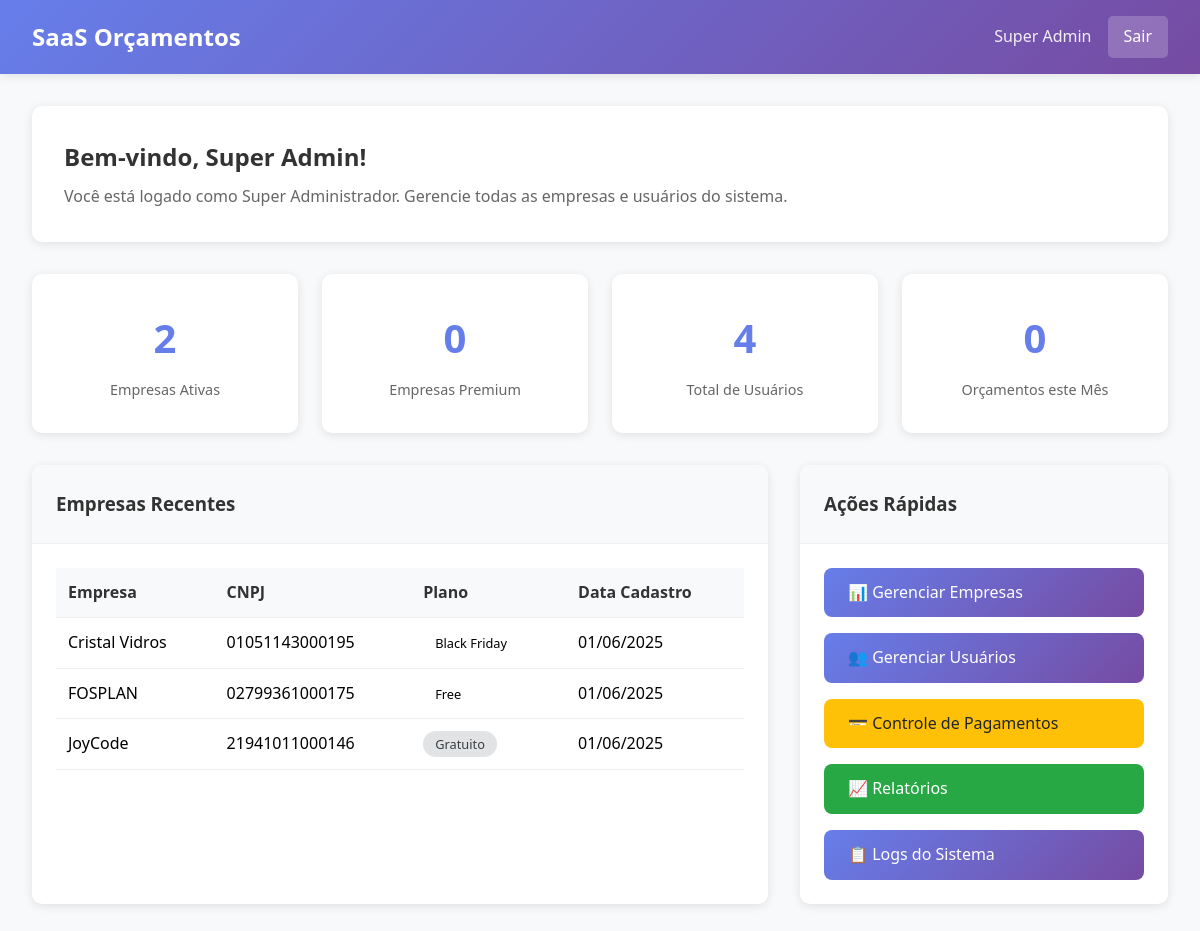
Page /dashboard.php (signed in) on the committed database.
### tables this page shows
CREATE TABLE `empresas` (
  `id` int NOT NULL AUTO_INCREMENT,
  `razao_social` varchar(200) NOT NULL,
  `nome_fantasia` varchar(200) DEFAULT NULL,
  `cnpj` varchar(18) NOT NULL,
  `email` varchar(100) NOT NULL,
  `telefone` varchar(20) DEFAULT NULL,
  `endereco` text,
  `cidade` varchar(100) DEFAULT NULL,
  `estado` varchar(2) DEFAULT NULL,
  `cep` varchar(10) DEFAULT NULL,
  `plano` varchar(100) DEFAULT NULL,
  `limite_orcamentos` int DEFAULT '10',
  `orcamentos_utilizados` int DEFAULT '0',
  `data_vencimento` date DEFAULT NULL,
  `ativo` tinyint(1) DEFAULT '1',
  `data_criacao` timestamp NULL DEFAULT CURRENT_TIMESTAMP,
  `data_atualizacao` timestamp NULL DEFAULT CURRENT_TIMESTAMP ON UPDATE CURRENT_TIMESTAMP,
  PRIMARY KEY (`id`),
  UNIQUE KEY `cnpj` (`cnpj`),
  KEY `idx_empresas_cnpj` (`cnpj`)
);

### public/dashboard.php (the view, shortened to what this page needs)
<?php
$database = new Database();
$conn = $database->getConnection();
$stats = [];
if ($_SESSION['user_type'] == 'super_admin') {
    $query = "SELECT
                (SELECT COUNT(*) FROM empresas WHERE ativo = 1) as total_empresas,
                (SELECT COUNT(*) FROM empresas WHERE plano = 'premium' AND ativo = 1) as empresas_premium,
                (SELECT COUNT(*) FROM usuarios WHERE tipo IN ('admin_empresa', 'colaborador') AND ativo = 1) as total_usuarios,
                (SELECT COUNT(*) FROM orcamentos WHERE MONTH(data_criacao) = MONTH(CURRENT_DATE)) as orcamentos_mes,
                (SELECT SUM(valor_total) FROM orcamentos WHERE status = 'aprovado' AND MONTH(data_criacao) = MONTH(CURRENT_DATE)) as faturamento_mes";
    $stmt = $conn->prepare($query);
    $stmt->execute();
    $stats = $stmt->fetch();
    $query = "SELECT razao_social, cnpj, data_criacao, plano FROM empresas ORDER BY data_criacao DESC LIMIT 5";
    $stmt = $conn->prepare($query);
    $stmt->execute();
    $empresas_recentes = $stmt->fetchAll();
}
?>
<!DOCTYPE html>
<html lang="pt-BR">
<head>
</head>
<body>
    <div class="header">
        <div class="header-content">
            <h1><?php echo SITE_NAME; ?></h1>
            <div class="user-info">
                <span><?php echo htmlspecialchars($_SESSION['user_name']); ?></span>
                <a href="?logout=1" class="btn-logout">Sair</a>
            </div>
        </div>
    </div>
    <div class="container">
        <div class="welcome">
            <h2>Bem-vindo, <?php echo htmlspecialchars($_SESSION['user_name']); ?>!</h2>
            <p>
                <?php if ($_SESSION['user_type'] == 'super_admin'): ?>
                    Você está logado como Super Administrador. Gerencie todas as empresas e usuários do sistema.
                <?php else: ?>
                    Você está logado como <?php echo $_SESSION['user_type'] == 'admin_empresa' ? 'Administrador' : 'Colaborador'; ?>
                    da empresa <?php echo htmlspecialchars($_SESSION['empresa_nome']); ?>.
                <?php endif; ?>
            </p>
        </div>
        <div class="stats-grid">
            <?php if ($_SESSION['user_type'] == 'super_admin'): ?>
                <div class="stat-card">
                    <div class="stat-value"><?php echo number_format($stats['total_empresas']); ?></div>
                    <div class="stat-label">Empresas Ativas</div>
                </div>
                <div class="stat-card">
                    <div class="stat-value"><?php echo number_format($stats['empresas_premium']); ?></div>
                    <div class="stat-label">Empresas Premium</div>
                </div>
                <div class="stat-card">
                    <div class="stat-value"><?php echo number_format($stats['total_usuarios']); ?></div>
                    <div class="stat-label">Total de Usuários</div>
                </div>
                <div class="stat-card">
                    <div class="stat-value"><?php echo number_format($stats['orcamentos_mes']); ?></div>
                    <div class="stat-label">Orçamentos este Mês</div>
                </div>
            <?php endif; ?>
        </div>
        <div class="content-grid">
            <div class="card">
                <div class="card-header">
                    <h3>
                        <?php if ($_SESSION['user_type'] == 'super_admin'): ?>
                            Empresas Recentes
                        <?php else: ?>
                            Orçamentos Recentes
                        <?php endif; ?>
                    </h3>
                </div>
                <div class="card-body">
                    <?php if ($_SESSION['user_type'] == 'super_admin'): ?>
                        <?php if (!empty($empresas_recentes)): ?>
                            <table class="table">
                                <thead>
                                    <tr>
                                        <th>Empresa</th>
                                        <th>CNPJ</th>
                                        <th>Plano</th>
                                        <th>Data Cadastro</th>
                                    </tr>
                                </thead>
                                <tbody>
                                    <?php foreach ($empresas_recentes as $empresa): ?>
                                        <tr>
                                            <td><?php echo htmlspecialchars($empresa['razao_social']); ?></td>
                                            <td><?php echo htmlspecialchars($empresa['cnpj']); ?></td>
                                            <td>
                                                <span class="plano-badge plano-<?php echo $empresa['plano']; ?>">
                                                    <?php echo ucfirst($empresa['plano']); ?>
                                                </span>
                                            </td>
                                            <td><?php echo date('d/m/Y', strtotime($empresa['data_criacao'])); ?></td>
                                        </tr>
                                    <?php endforeach; ?>
                                </tbody>
                            </table>
                        <?php else: ?>
                            <div class="no-data">
                                <p>Nenhuma empresa cadastrada ainda.</p>
                            </div>
                        <?php endif; ?>
                    <?php endif; ?>
                </div>
            </div>
            <div class="card">
                <div class="card-header">
                    <h3>Ações Rápidas</h3>
                </div>
                <div class="card-body">
                    <?php if ($_SESSION['user_type'] == 'super_admin'): ?>
                        <div style="display: flex; flex-direction: column; gap: 1rem;">
                            <a href="admin/empresas.php" class="btn btn-primary">
                                📊 Gerenciar Empresas
                            </a>
                            <a href="admin/usuarios.php" class="btn btn-primary">
                                👥 Gerenciar Usuários
                            </a>
                            <a href="admin/pagamentos.php" class="btn btn-warning">
                                💳 Controle de Pagamentos
                            </a>
                            <a href="admin/relatorios.php" class="btn btn-success">
                                📈 Relatórios
                            </a>
                            <a href="admin/logs.php" class="btn btn-primary">
                                📋 Logs do Sistema
                            </a>
                        </div>
                    <?php endif; ?>
                </div>
            </div>
        </div>
    </div>
</body>
</html>

### public/dashboard.php (style rules this page uses)
* { margin: 0; padding: 0; box-sizing: border-box; }
body { font-family: 'Segoe UI', Tahoma, Geneva, Verdana, sans-serif; background-color: #f8f9fa; line-height: 1.6; }
.header { background: linear-gradient(135deg, #667eea 0%, #764ba2 100%); color: white; padding: 1rem 0; box-shadow: 0 2px 10px rgba(0,0,0,0.1); }
.header-content { max-width: 1200px; margin: 0 auto; padding: 0 2rem; display: flex; justify-content: space-between; align-items: center; }
.header h1 { font-size: 1.5rem; }
.user-info { display: flex; align-items: center; gap: 1rem; }
.user-info span { opacity: 0.9; }
.btn-logout { background: rgba(255,255,255,0.2); color: white; border: none; padding: 0.5rem 1rem; border-radius: 5px; cursor: pointer; text-decoration: none; transition: background 0.3s; }
.container { max-width: 1200px; margin: 0 auto; padding: 2rem; }
.welcome { background: white; padding: 2rem; border-radius: 10px; box-shadow: 0 2px 10px rgba(0,0,0,0.1); margin-bottom: 2rem; }
.welcome h2 { color: #333; margin-bottom: 0.5rem; }
.welcome p { color: #666; }
.stats-grid { display: grid; grid-template-columns: repeat(auto-fit, minmax(200px, 1fr)); gap: 1.5rem; margin-bottom: 2rem; }
.stat-card { background: white; padding: 2rem; border-radius: 10px; box-shadow: 0 2px 10px rgba(0,0,0,0.1); text-align: center; transition: transform 0.3s; }
.stat-value { font-size: 2.5rem; font-weight: bold; color: #667eea; margin-bottom: 0.5rem; }
.stat-label { color: #666; font-size: 0.9rem; }
.content-grid { display: grid; grid-template-columns: 2fr 1fr; gap: 2rem; }
.card { background: white; border-radius: 10px; box-shadow: 0 2px 10px rgba(0,0,0,0.1); overflow: hidden; }
.card-header { background: #f8f9fa; padding: 1.5rem; border-bottom: 1px solid #eee; }
.card-header h3 { color: #333; margin: 0; }
.card-body { padding: 1.5rem; }
.table { width: 100%; border-collapse: collapse; }
.table th, .table td { padding: 0.75rem; text-align: left; border-bottom: 1px solid #eee; }
.table th { background: #f8f9fa; font-weight: 600; color: #333; }
.plano-badge { padding: 0.25rem 0.75rem; border-radius: 20px; font-size: 0.8rem; font-weight: 500; }
.plano-gratuito { background: #e2e3e5; color: #383d41; }
.btn { padding: 0.75rem 1.5rem; border: none; border-radius: 8px; font-size: 1rem; font-weight: 500; cursor: pointer; text-decoration: none; display: inline-block; transition: transform 0.2s; }
.btn-primary { background: linear-gradient(135deg, #667eea 0%, #764ba2 100%); color: white; }
.btn-success { background: #28a745; color: white; }
.btn-warning { background: #ffc107; color: #212529; }

### rows in the picture
empresas: razao_social "Cristal Vidros", cnpj "01051143000195", plano "Black Friday", data_criacao "01/06/2025"
empresas: razao_social "FOSPLAN", cnpj "02799361000175", plano "Free", data_criacao "01/06/2025"
empresas: razao_social "JoyCode", cnpj "21941011000146", plano "Gratuito", data_criacao "01/06/2025"

### other values in the picture
SITE_NAME "SaaS Orçamentos"
$_SESSION['user_name'] "Super Admin"
$stats['total_empresas'] "2"
$stats['empresas_premium'] "0"
$stats['total_usuarios'] "4"
$stats['orcamentos_mes'] "0"
